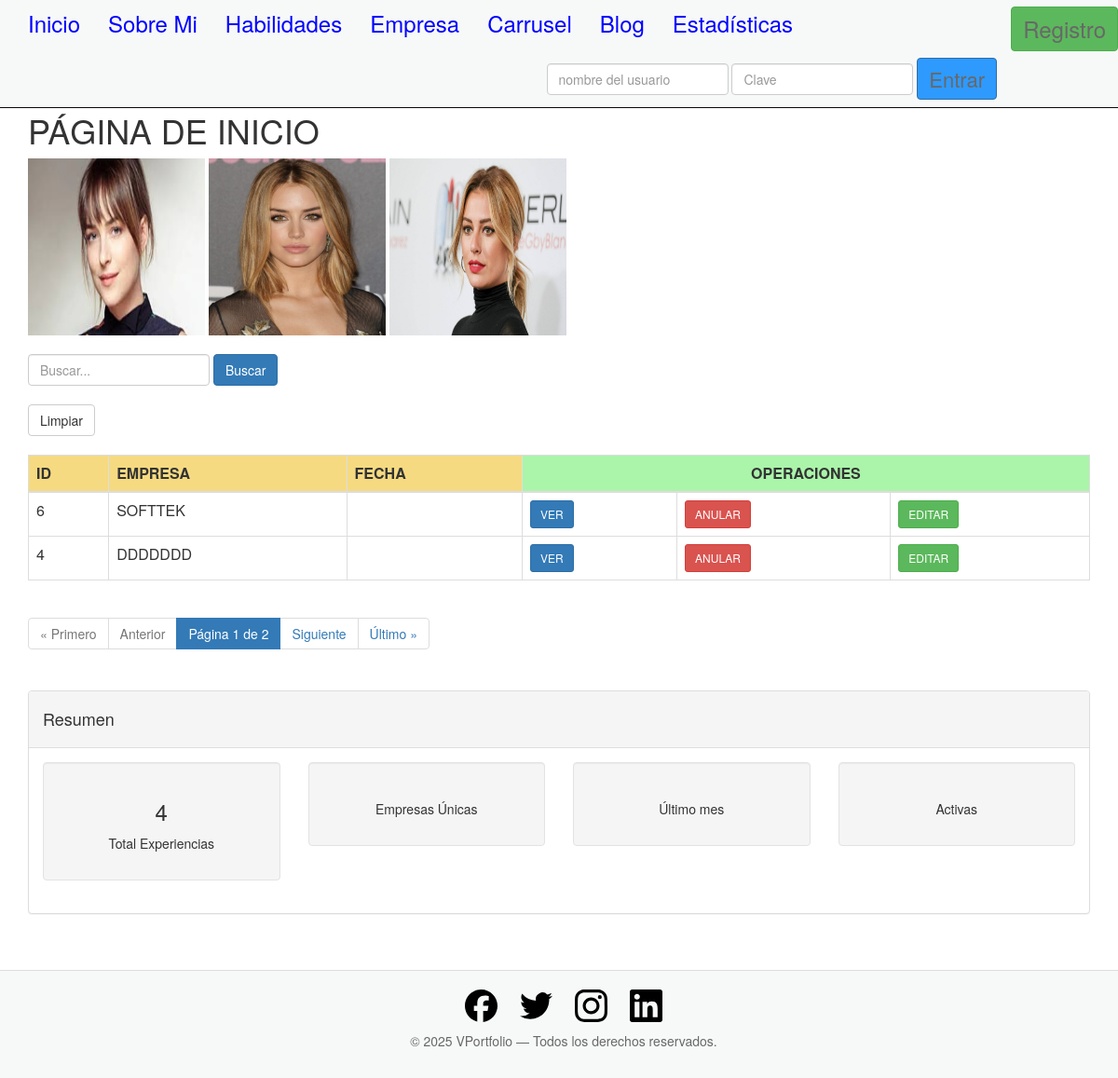
The page / on the database its author committed.
### appportfolio/models.py (models this page shows, shortened)
class Experiencia(models.Model):
    id = models.AutoField(primary_key=True)
    empresa = models.CharField('Empresa',max_length=50,null=True, blank=True)
    fecha_inicio= models.DateField('Fecha de Inicio',null=True, blank=True)
    fecha_fin = models.DateField('Fecha de Finalización', null=True, blank=True)
    observaciones = models.CharField('Funciones', max_length=50, null=True, blank=True)
    categoria = models.ForeignKey(Categoria, related_name='expe_categoria', null=True, blank=True, on_delete=models.PROTECT)
    logro_destacado = models.TextField('Logro Destacado', null=True, blank=True)
    sueldo = models.DecimalField('Sueldo', max_digits=10, decimal_places=2, null=True, blank=True)
    class Meta:
        verbose_name = 'Experiencia' #puede ser otro nombre
        verbose_name_plural = 'Experiencias'
        ordering = ['empresa']

### appportfolio/views.py (the view)
# urls.py: re_path(r'^$', views.home,name='home'),
def home(request):
    print("hola estoy en home")
    nombre = 'Alfonso'
    query = request.GET.get("q", "")
    lista = Experiencia.objects.all().order_by('-id')
    total_registros = lista.count()
    print(f"Total de registros: {total_registros}")
    if query:
        lista = lista.filter(empresa__icontains=query)
    paginator = Paginator(lista, 2)
    page_number = request.GET.get("page")
    page_obj = paginator.get_page(page_number)
    context = {
        'nombre': nombre,
        'lista_experiencias': page_obj.object_list,
        'page_obj': page_obj,
        'query': query,
        'total_registros':total_registros,
    }
    return render(request, 'home.html', context)

### templates/home.html (shortened to what this page needs)
{% extends "base.html" %}
{% load static %}
{% block head %}
<link rel="stylesheet" href="https://maxcdn.bootstrapcdn.com/bootstrap/3.3.5/css/bootstrap.min.css">
 {% endblock %}
 {% block content %}
 <br><br><br><br>
 {% if not request.user.is_authenticated %}
 <h1>PÁGINA DE INICIO</h1>
    <img src="{% static 'images/chica2.jpg'%}" height='190' width='190'>
    <img src="{% static 'images/chica3.jpg'%}" height='190' width='190'>
    <img src="{% static 'images/chica1.jpg'%}" height='190' width='190'>
 {% endif %}
<br><br>
<form method="GET" class="form-inline" style="margin-bottom: 20px;">
    <input type="text" name="q" class="form-control" placeholder="Buscar..."
           value="{{ query }}">
    <button class="btn btn-primary" type="submit">Buscar</button>
</form>
<a href="{% url 'home' %}" class="btn btn-default">Limpiar</a>
<br><br>
<font size="3">
<table class="table table-bordered">
	<thead>
        <tr>
			<th bgcolor="#F5DA81">ID</th>
			<th bgcolor="#F5DA81">EMPRESA</th>
			<th bgcolor="#F5DA81">FECHA</th>
			<th colspan="4" style="text-align:center;" bgcolor="#AAF5AA">OPERACIONES</th>
        </tr>
		</thead>
		<tbody>
        {% for r in lista_experiencias %}
				<td> {{ r.id }} </td>
                <td> {{ r.empresa|upper|slice:"0:12" }} </td>
                <td> {{ r.fecharecogida|date:"j/m/y" }} </td>
            <form action="" method="post">
			<td><a class='btn btn-primary btn-sm' href="{% url 'ver_experiencia' id=r.id %}">VER</a></td>
			<td><a class='btn btn-danger btn-sm'  href="{% url 'eliminarExperiencia' pk=r.id %}">ANULAR</a></td>
			<td><a class='btn btn-success btn-sm' href="{% url 'home' %}">EDITAR</a></td>
            </form>
        {% endfor %}
		 </tbody>
    </table>
</font>
<nav aria-label="Page navigation">
    <ul class="pagination">
        {% if page_obj.has_previous %}
            <li><a href="?page=1">&laquo; Primero</a></li>
            <li><a href="?page={{ page_obj.previous_page_number }}">Anterior</a></li>
        {% else %}
            <li class="disabled"><span>&laquo; Primero</span></li>
            <li class="disabled"><span>Anterior</span></li>
        {% endif %}
        <li class="active"><span>Página {{ page_obj.number }} de {{ page_obj.paginator.num_pages }}</span></li>
        {% if page_obj.has_next %}
            <li><a href="?page={{ page_obj.next_page_number }}">Siguiente</a></li>
            <li><a href="?page={{ page_obj.paginator.num_pages }}">Último &raquo;</a></li>
        {% else %}
            <li class="disabled"><span>Siguiente</span></li>
            <li class="disabled"><span>Último &raquo;</span></li>
        {% endif %}
    </ul>
</nav>
<div class="panel panel-default" style="margin-top: 20px;">
    <div class="panel-heading">
        <h4>Resumen</h4>
    </div>
    <div class="panel-body">
        <div class="row">
            <div class="col-md-3">
                <div class="well text-center">
                    <h3>{{ total_registros }}</h3>
                    <p>Total Experiencias</p>
                </div>
            </div>
            <div class="col-md-3">
                <div class="well text-center">
                    <p>Empresas Únicas</p>
                </div>
            </div>
            <div class="col-md-3">
                <div class="well text-center">
                    <p>Último mes</p>
                </div>
            </div>
            <div class="col-md-3">
                <div class="well text-center">
                    <p>Activas</p>
                </div>
            </div>
        </div>
    </div>
</div>
{% endblock content %}

### rows shown on the page
Experiencia: id "6", empresa "SOFTTEK"
Experiencia: id "4", empresa "DDDDDDD"

### other values the page prints
{{ page_obj.number }} "1"
{{ page_obj.paginator.num_pages }} "2"
{{ total_registros }} "4"
